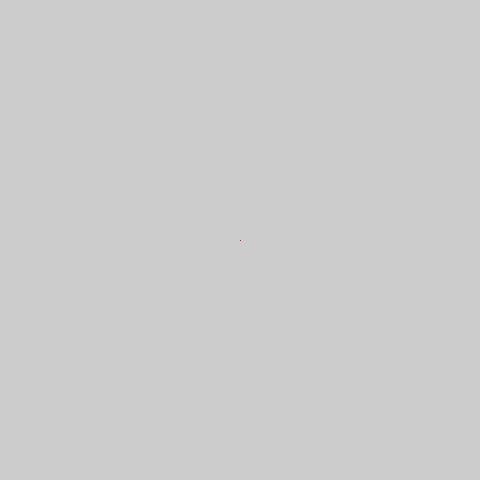
Frame 1 (no input)
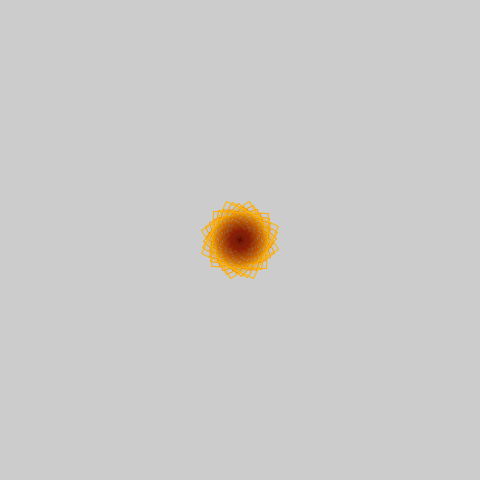
Frame 60 (the mouse pressed at the canvas centre just before this capture)
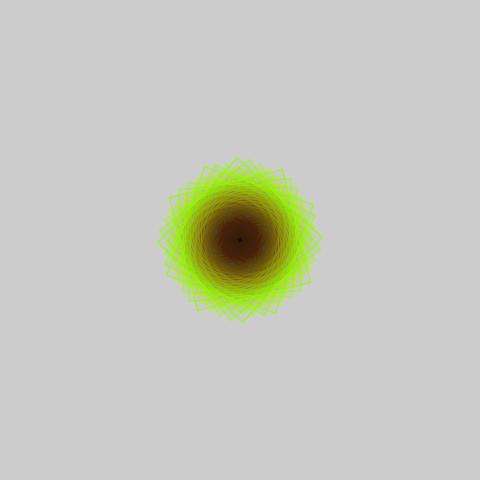
Frame 120 (the mouse held since frame 60 and released just before this capture)

The Processing sketch that drew these frames (run headless with seeded random() and noise(); from frame 60 on, the mouse is pressed at the canvas centre):

// Processing sketch: SquareDown
// ── SquareDown.pde
int f,n=1;

void setup() {
  size(480,480);
  smooth(1);
  colorMode(3,480);
  rectMode(CENTER);
}

void draw() {
  translate(240,240);
  rotate(f);
  stroke(f,480,480);
  square(0,0,f);
  f-=n;
  if(f<0|f>650){
    n*=-1;
  } 
  if(n>0){fill(0,240);}
  else{fill(0,9);}
}//#p5t
